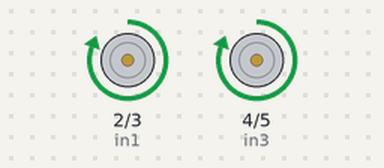
The sketch below on a simulated Arduino Uno, built with avr-gcc and run on an emulated ATmega328P. On the bench: motor-driver pin pairs drawn as motors (green arrow = first pin HIGH = forward, orange = second pin HIGH = backward, longer = more drive).

Above: at 1.0 s.
At 5.5 s:
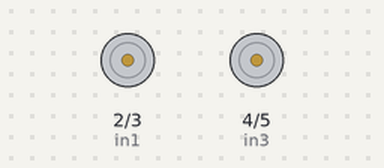
Timing chart, 0 to 6.9 s (numbered marks = the images above):
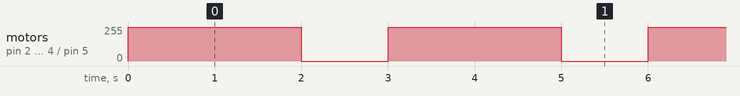

Measured:
- by itself, motor on pin 2 (in1) / pin 3 (in2), motor on pin 4 (in3) / pin 5 (in4): alternates forward 255/255 for 2.0 s and stopped for 1.0 s

The sketch:

Teste_ponte_h.ino
```cpp
/*

 Teste da ponte H L298N

*/

// Define os pinos do Arduino para controle do L298N

 const int in1 = 2;
 const int in2 = 3;
 const int in3 = 4;
 const int in4 = 5;

void setup() {

  // Define todos os pinos como saída

  pinMode(in1, OUTPUT);
  pinMode(in2, OUTPUT);
  pinMode(in3, OUTPUT);
  pinMode(in4, OUTPUT);

}

void loop() {

  // Gire o motor 1 e 2 para frente
  digitalWrite(in1, HIGH);
  digitalWrite(in2, LOW);

  // Gire o motor 3 e 4 para frente
  digitalWrite(in3, HIGH);
  digitalWrite(in4, LOW);

  // Aguarde por 2 segundos
  delay(2000);

  // Pare os motores
  digitalWrite(in1, LOW);
  digitalWrite(in2, LOW);
  digitalWrite(in3, LOW);
  digitalWrite(in4, LOW);

  // Aguarde por 1 segundo
  delay(1000);


}
```
